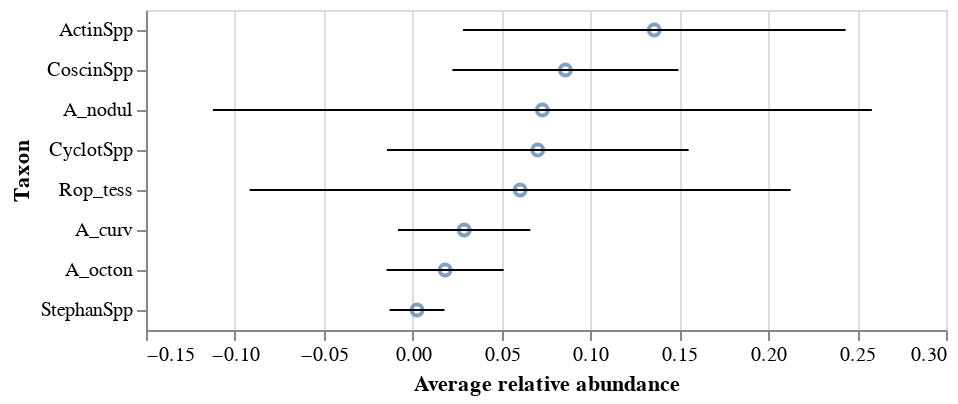

The code cell stored with this chart in its notebook:
### Code cell
# reset index
plot_df = diatom_summary.reset_index()

# create base chart
base = alt.Chart(plot_df).encode(
    y = alt.Y('index', title = 'Taxon', 
              sort = {'field': 'mean', 'order': 'descending'})
)

# create point plot
means = base.mark_point().encode(
    x = alt.X('mean', title = 'Average relative abundance')
)

# create bar plot
bars = base.transform_calculate(
    lwr = 'datum.mean - 2*datum.std',
    upr = 'datum.mean + 2*datum.std'
).mark_errorbar().encode(
    x = alt.X('lwr:Q', title = 'Average relative abundance'), 
    x2 = 'upr:Q'
)

# layer
means + bars

### Figure 1 — Vega-Lite specification as saved in the notebook (floating-point values rounded to 4 significant figures)
{"config": {"view": {"continuousWidth": 400, "continuousHeight": 300}}, "layer": [{"mark": "point", "encoding": {"x": {"type": "quantitative", "field": "mean", "title": "Average relative abundance"}, "y": {"type": "nominal", "field": "index", "sort": {"field": "mean", "order": "descending"}, "title": "Taxon"}}}, {"mark": "errorbar", "encoding": {"x": {"type": "quantitative", "field": "lwr", "title": "Average relative abundance"}, "x2": {"field": "upr"}, "y": {"type": "nominal", "field": "index", "sort": {"field": "mean", "order": "descending"}, "title": "Taxon"}}, "transform": [{"calculate": "datum.mean - 2*datum.std", "as": "lwr"}, {"calculate": "datum.mean + 2*datum.std", "as": "upr"}]}], "data": {"name": "data-6a3a038c92efaa7c4957fd5e79c91e85"}, "$schema": "https://vega.github.io/schema/vega-lite/v4.8.1.json", "datasets": {"data-6a3a038c92efaa7c4957fd5e79c91e85": [{"index": "A_curv", "mean": 0.02899, "std": 0.0186}, {"index": "A_octon", "mean": 0.01826, "std": 0.01647}, {"index": "ActinSpp", "mean": 0.1359, "std": 0.0538}, {"index": "A_nodul", "mean": 0.07294, "std": 0.09268}, {"index": "CoscinSpp", "mean": 0.08593, "std": 0.0318}, {"index": "CyclotSpp", "mean": 0.07037, "std": 0.04242}, {"index": "Rop_tess", "mean": 0.06045, "std": 0.0761}, {"index": "StephanSpp", "mean": 0.002447, "std": 0.007721}]}}
